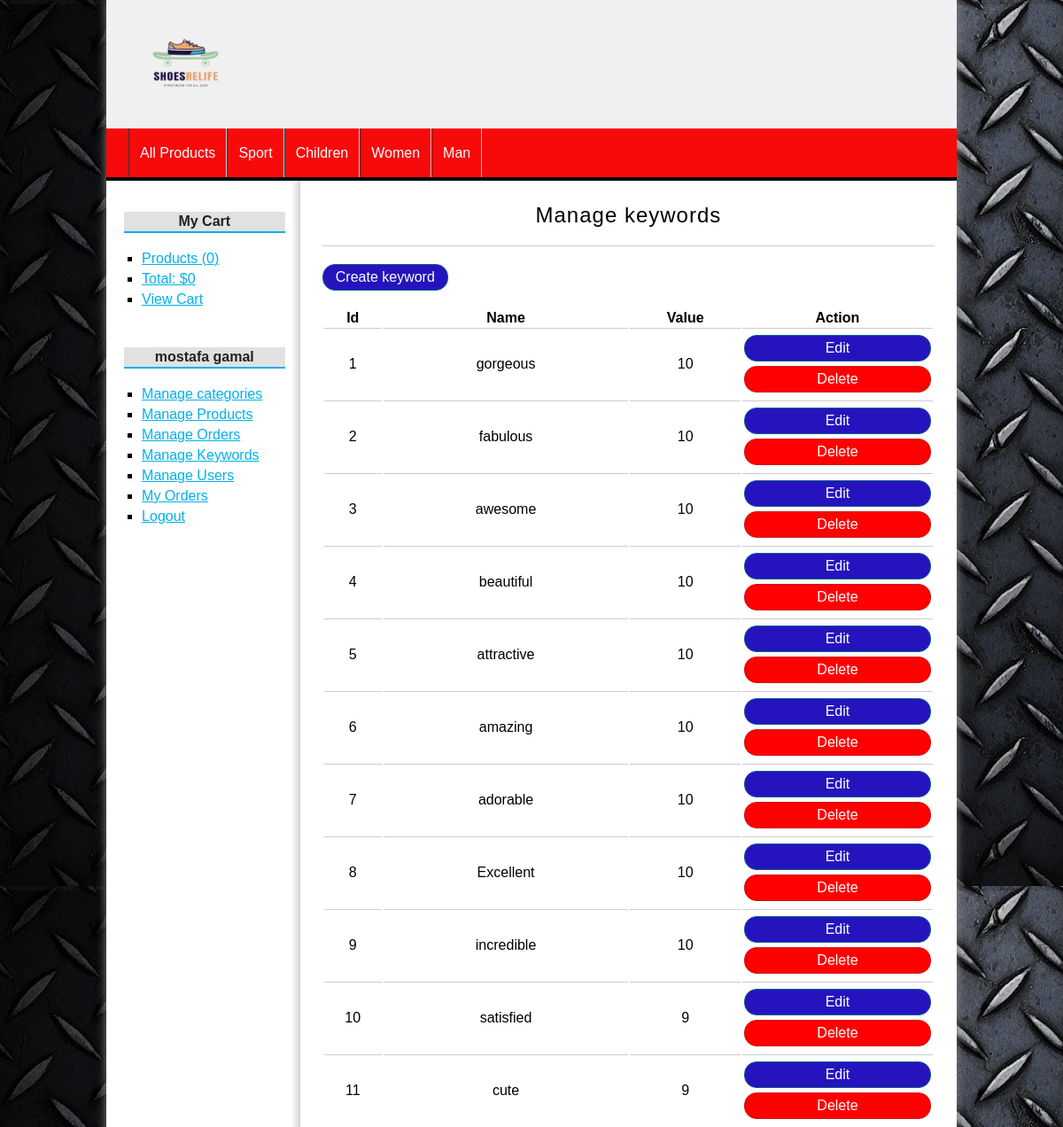
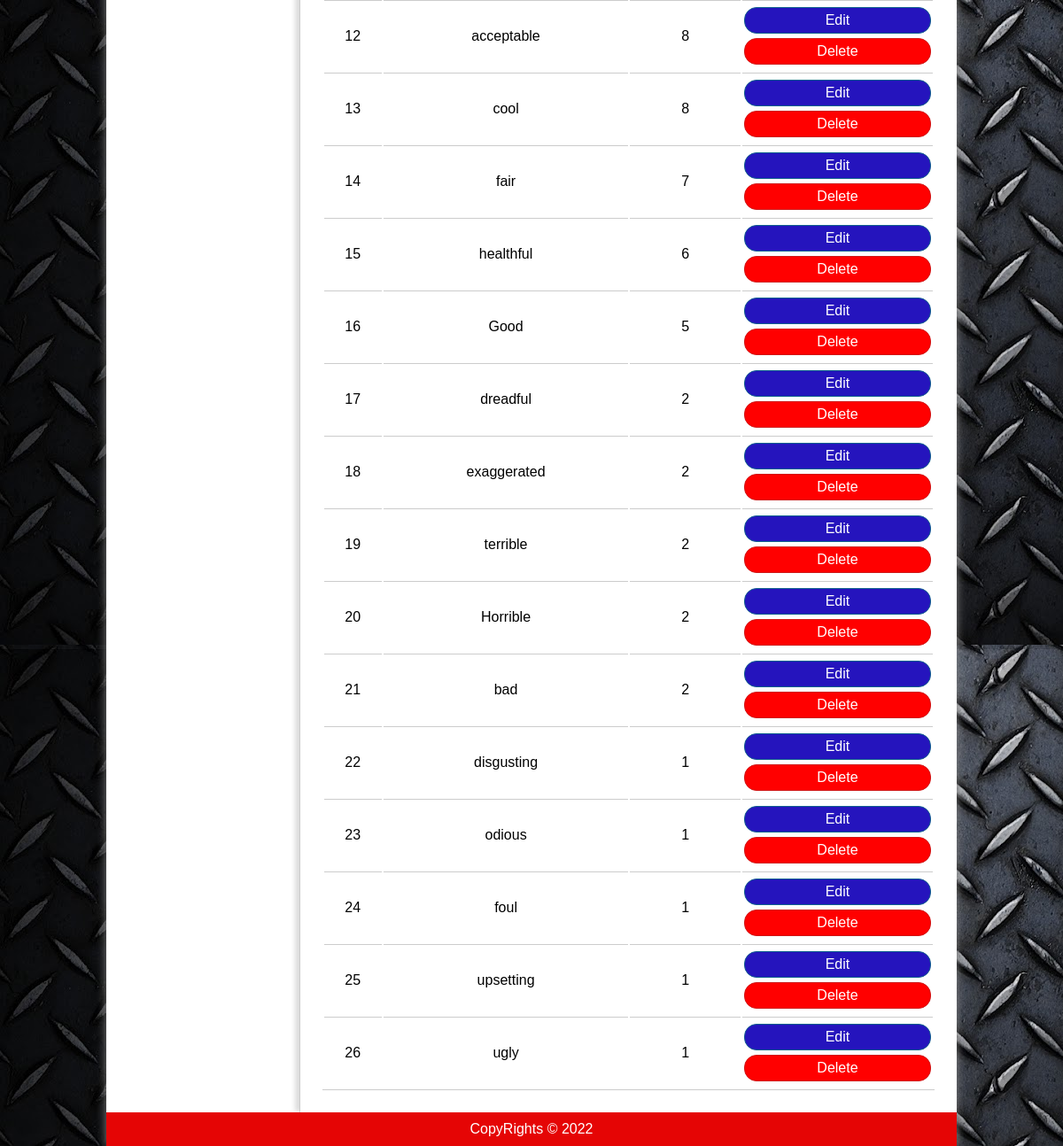
The page /keywords/index (signed in) on the database its author committed (2 pictures, top to bottom).
### tables this page shows
CREATE TABLE `categories` (
  `id` int(255) NOT NULL,
  `name` varchar(100) NOT NULL
);

CREATE TABLE `keywords` (
  `id` int(11) NOT NULL,
  `name` varchar(25) NOT NULL,
  `value` int(11) NOT NULL
);

### config/database.php (called while the page is built)
<?php
class Database{
    public static function connect(){
        $db = new mysqli('localhost', 'root', '', 'php_mvc');
        $db->query("SET NAMES 'utf8'");
        return $db;
    }
}
?>

### helpers/helpers.php (called while the page is built, shortened)
<?php
class Helpers{
    public static function showCategories(){
        require_once 'models/Category.php';
        $category = new Category();
        $categories = $category->getAll();
        return $categories;
    }
}
?>

### models/Category.php (called while the page is built, shortened)
<?php
class Category{
    private $db;
    public function __construct()
    {
        $this->db = Database::connect();
    }
    Public function getAll(){
        $sql = "SELECT * FROM categories ORDER BY id DESC";
        $categories = $this->db->query($sql);
        return $categories;
    }
}
?>

### controllers/KeywordsController.php (called while the page is built, shortened)
<?php
require_once 'models/Keyword.php';
class KeywordsController{
    public function index(){
        $keyword = new Keyword();
        $keywords = $keyword->getAll();
        require_once 'views/keywords/index.php';
    }
}
?>

### models/Keyword.php (called while the page is built, shortened)
<?php
class Keyword{
    private $db;
    public function __construct()
    {
        $this->db = Database::connect();
    }
    Public function getAll(){
        $sql = "SELECT * FROM keywords ORDER BY value DESC";
        $keywords = $this->db->query($sql);
        return $keywords;
    }
}
?>

### views/keywords/index.php (the view)
<h1>Manage keywords</h1>
<a href="<?=base_url?>keywords/create" class="button button-small">Create keyword</a>
<table>
    <tr>
        <th>Id</th>
        <th>Name</th>
        <th>Value</th>
        <th>Action</th>
    </tr>
    <?php
    $i=0;
     while($keyword = $keywords->fetch_object()):
        $i++;
        ?>
        <tr>
            <td><?= $i ?></td>
            <td><?= $keyword->name ?></td>
            <td><?= $keyword->value ?></td>
            <td>
                <a href="<?=base_url?>keywords/edit&id=<?=$keyword->id?>" class="button button-manage">Edit</a>
                <a href="<?=base_url?>keywords/delete&id=<?=$keyword->id?>" class="button button-manage button-red">Delete</a>
            </td>
        </tr>
    <?php endwhile; ?>
</table>

### views/partials/header.php (shortened to what this page needs)
<!DOCTYPE html>
<html lang="en">
<head>
    <link rel="stylesheet" href="<?=base_url?>assets/css/styles.css">
</head>
<body>
    <div id="container">
        <header id="header">
            <div id="logo">
                <img src="<?=base_url?>assets/img/brandlogo.png" alt="Logo">
            </div>
        </header>
        <?php $categories = Helpers::showCategories(); ?>
        <nav id="menu">
            <ul>
                <li><a href="<?=base_url?>">All Products</a></li>
                <?php while($category = $categories->fetch_object()): ?>
                <li><a href="<?=base_url?>categories/show&id=<?=$category->id?>"><?= $category->name ?></a></li>
                <?php endwhile; ?>
            </ul>
        </nav>
        <div class="row">
        <div id="content">

### assets/css/styles.css (style rules this page uses)
* { padding: 0px; margin: 0px; font-family: sans-serif, Helvetica, Arial; }
body { background: url(../img/303.jpg); }
a { color: #01B1EA; }
table { text-align: center; width: 100%; border-bottom: 1px solid #ccc; }
td { border-top: 1px solid #ccc; padding: 2px; }
#container { width: 80%; margin: 0px auto; box-shadow: 0px 0px 10px gray; background: white; }
#header { height: 145px; background: #F0F0F0; }
#logo { padding: 20px; margin-left: 20px; float:left; }
#logo img { float:left; height: 100px; }
#menu { clear:both; background: #f70a0a; color: white; height: 55px; border-bottom: 4px solid #010407; }
#menu ul { list-style: none; text-decoration: none; margin: 0px auto; margin-left: 25px; }
#menu ul li { line-height: 55px; float:left; border-right: 1px solid #d5cdcd; }
#menu a { display: block; color: white; text-decoration: none; padding-left: 12px; padding-right: 12px; transition: all 300ms; }
#menu a:first-child { border-left: 1px solid #363636; }
#content { margin: 0px auto; overflow: hidden; background: white; }
input[type="button"], input[type="submit"], button, .button { display: block; border-radius: 14px; width: auto; padding: 5px; padding-left: 10px; padding-right: 10px; color: white; background: #2979CD; border: 1px solid #11608E; cursor:pointer; }
.button { background: #2514bd; color: white !important; text-decoration: none; }
.button-small { width: 120px; text-align: center; margin-bottom: 20px; }
.button-manage { margin-top: 5px; margin-bottom: 5px; }
.button-red { background: red; border: 1px solid #cf1717; }
#central h1 { font-size: 24px; font-weight: normal; letter-spacing: 1px; text-align: center; border-bottom: 1px solid #ccc; margin-bottom: 20px; padding: 20px; padding-top: 0px; }

### rows shown on the page
categories: name "Sport"
categories: name "Children"
categories: name "Women"
categories: name "Man"
keywords: name "gorgeous", value "10"
keywords: name "fabulous", value "10"
keywords: name "awesome", value "10"
keywords: name "beautiful", value "10"
keywords: name "attractive", value "10"
keywords: name "amazing", value "10"
keywords: name "adorable", value "10"
keywords: name "Excellent", value "10"
keywords: name "incredible", value "10"
keywords: name "satisfied", value "9"
keywords: name "cute", value "9"
keywords: name "acceptable", value "8"
keywords: name "cool", value "8"
keywords: name "fair", value "7"
keywords: name "healthful", value "6"
keywords: name "Good", value "5"
keywords: name "dreadful", value "2"
keywords: name "exaggerated", value "2"
keywords: name "terrible", value "2"
keywords: name "Horrible", value "2"
keywords: name "bad", value "2"
keywords: name "disgusting", value "1"
keywords: name "odious", value "1"
keywords: name "foul", value "1"
keywords: name "upsetting", value "1"
keywords: name "ugly", value "1"

### other values the page prints
$stats['count'] "0"
$stats['total'] "0"
$_SESSION['user_identity']->name "mostafa"
$_SESSION['user_identity']->lastname "gamal"
